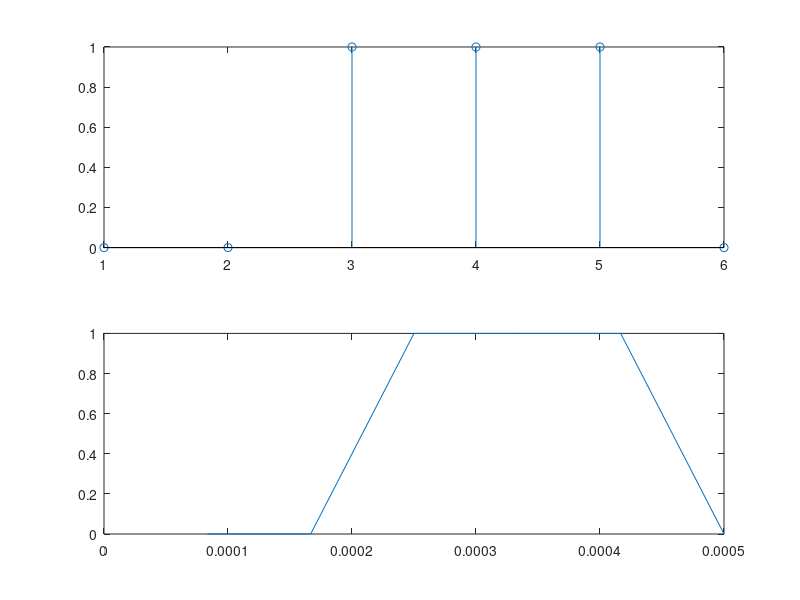

MATLAB code for this plot:
F0=2000;
%frecventa de esantionare
Fs=12000;
%nr de esantioane 0.5 ms * 12kHz
N=0.5*12;
n=1:N;
ts=1/Fs;
t=ts:ts:N*ts;
for i=1:1:N
    %generare semnal binar
    a(i)=round(rand)
end
%reprezentare esantionata
subplot(2,1,1)
stem(n,a)
%reprezentare continua
subplot(2,1,2)
plot(t, a)
